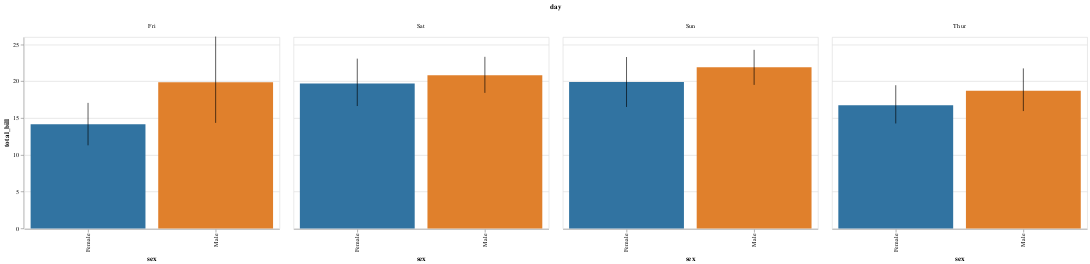

Source (notebook cell):
### Code cell
display(salt.barplot(x="day", y="total_bill", hue="sex", data=tips))
ax = sns.barplot(x="day", y="total_bill", hue="sex", data=tips)

### Figure 1 — Vega-Lite specification as saved in the notebook (floating-point values rounded to 4 significant figures; data arrays with more than 128 entries replaced by an {"elided": "..."} marker saying what was removed)
{"$schema": "https://vega.github.io/schema/vega-lite/v2.4.1.json", "config": {"range": {"category": ["rgba(49,115,161,1)", "rgba(224,128,44,1)", "rgba(58,145,58,1)", "rgba(192,60,61,1)", "rgba(147,113,178,1)", "rgba(131,91,83,1)", "rgba(213,132,188,1)", "rgba(127,127,127,1)", "rgba(168,169,53,1)", "rgba(45,171,184,1)"]}, "view": {"height": 300, "width": 400}}, "data": {"values": {"elided": "244 records"}}, "facet": {"column": {"field": "day", "type": "nominal"}}, "spec": {"layer": [{"encoding": {"color": {"field": "sex", "legend": null, "type": "nominal"}, "x": {"field": "sex", "type": "nominal"}, "y": {"aggregate": "mean", "axis": {"title": "total_bill"}, "field": "total_bill", "type": "quantitative"}}, "mark": "bar"}, {"encoding": {"x": {"field": "sex", "type": "nominal"}, "y": {"aggregate": "ci0", "field": "total_bill", "type": "quantitative"}, "y2": {"aggregate": "ci1", "field": "total_bill", "type": "quantitative"}}, "mark": "rule"}]}}
